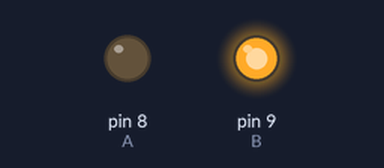
Recording of a sketch running on a simulated Arduino Uno, built with avr-gcc and run on an emulated ATmega328P. On the bench: output pins drawn as LEDs (lit = HIGH).

Above: at 0.1 s.
Timing chart, 0 to 1.6 s (numbered marks = the images above):
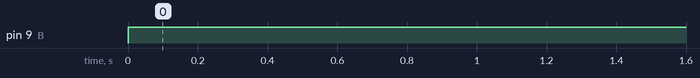

Measured:
- by itself, pin 9 (B): LOW → HIGH at 0.00 s

The sketch:

DC_motor.ino
```cpp
#define A 8
#define B 9


void setup() {
  pinMode(A,OUTPUT);
  pinMode(B,OUTPUT);
digitalWrite(A,LOW);
}

void loop() {
  analogWrite(B,255);
}
```
